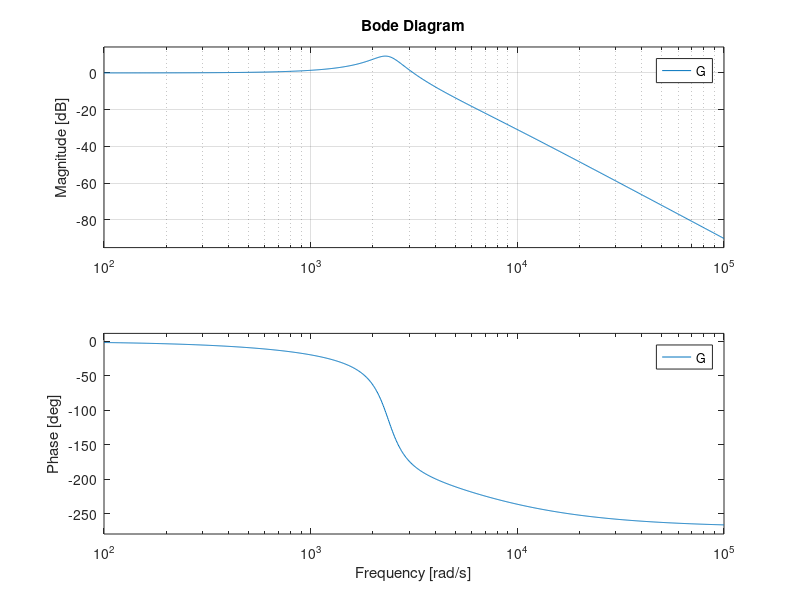

Write the MATLAB code that produced this figure.

%R=10;C=30e-6;
%G=tf([C*R 1],[0 C 0])
%G=tf([1],[0.0011    0.0187    0.1932    1.0000]);
%G=tf([500],[1 500])
G= tf([0 1],[3.225e-11 2.026e-7 3.184e-4 1])
%step(G)

bode(G), grid